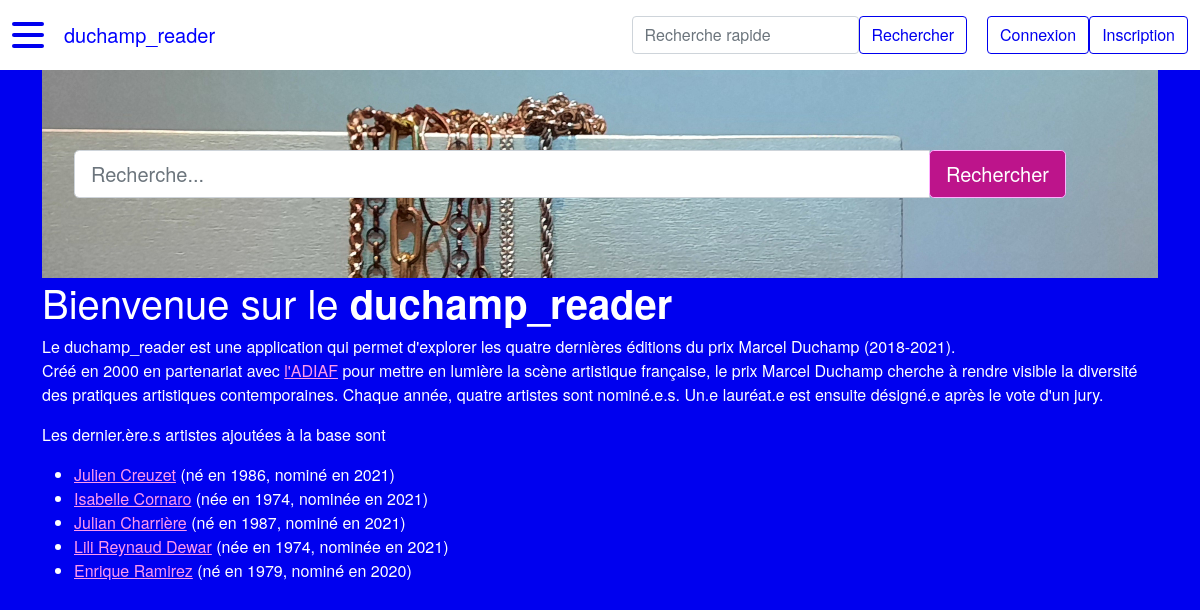
Before: / with the older database file.
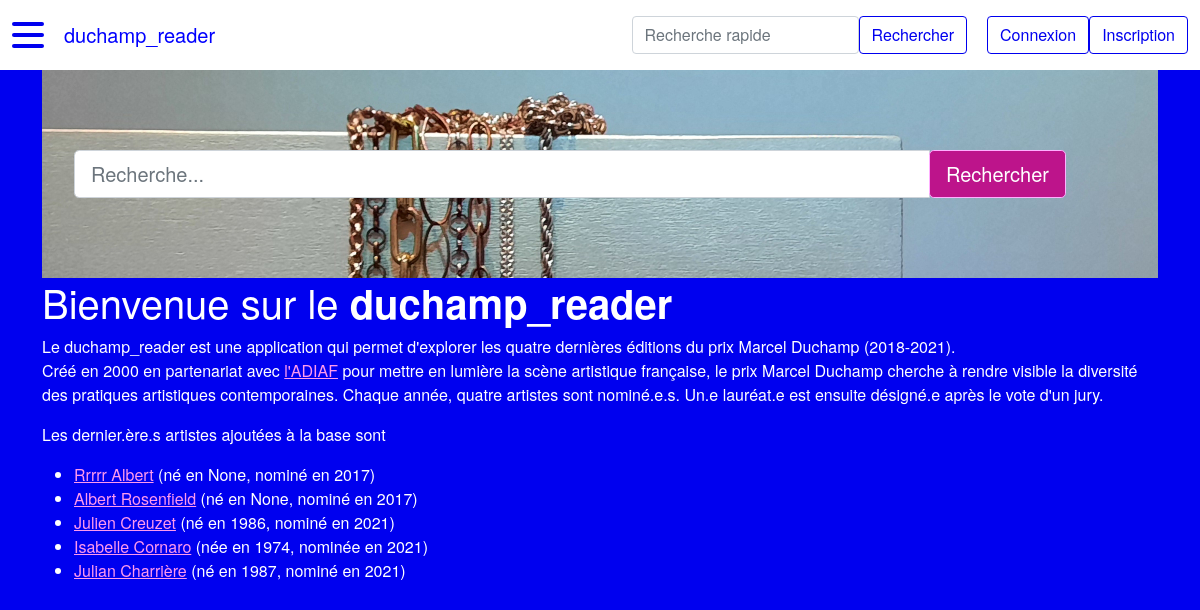
After: the same page with the newer database file.
### duchamp_reader/modeles/classes_generic.py (models this page shows, shortened)
class Artiste(db.Model):
    __tablename__ = "artiste"
    id = db.Column(db.Integer, unique=True, nullable=False, primary_key=True, autoincrement=True)
    nom = db.Column(db.Text, nullable=False)
    prenom = db.Column(db.Text, nullable=False)
    annee_naissance = db.Column(db.Integer) # format YYYY
    genre = db.Column(db.String(1))  # M : masculin, F : femme, A : autre/non-binaire
    id_wikidata = db.Column(db.Text, unique=True)
    id_ville_naissance = db.Column(db.Integer, db.ForeignKey("ville.id"))
    id_ville_residence = db.Column(db.Integer, db.ForeignKey("ville.id"))
    classname = db.Column(db.Text, nullable=False, default="artiste")
    authorship = db.relationship("AuthorshipArtiste", back_populates="artiste")
    represent = db.relationship("RelationRepresente", back_populates="artiste")
    ville_naissance = db.relationship("Ville", foreign_keys=[id_ville_naissance],
                                      backref="artiste_ville_naissance", uselist=False)
    ville_residence = db.relationship("Ville", foreign_keys=[id_ville_residence],
                                      backref="artiste_ville_residence", uselist=False)
    nomination = db.relationship("Nomination", back_populates="artiste", uselist=False)
    @hybrid.hybrid_property
    def full(self):
        return self.prenom + " " + self.nom

class Nomination(db.Model):
    __tablename__ = "nomination"
    id = db.Column(db.Integer, unique=True, nullable=False, primary_key=True, autoincrement=True)
    annee = db.Column(db.Integer, nullable=False) # format YYYY
    laureat = db.Column(db.Boolean, nullable=False, default=0) # 1 si lauréat, 0 si non
    id_artiste = db.Column(db.Integer, db.ForeignKey("artiste.id"), nullable=False)
    id_theme = db.Column(db.Integer, db.ForeignKey("theme.id"), nullable=False)
    classname = db.Column(db.Text, nullable=False, default="nomination")
    authorship = db.relationship("AuthorshipNomination", back_populates="nomination")
    artiste = db.relationship("Artiste", back_populates="nomination")
    theme = db.relationship("Theme", back_populates="nomination", uselist=False)

### duchamp_reader/routes.py (the view)
@app.route("/")
def accueil():
    artistes = Artiste.query.order_by(Artiste.id.desc()).limit(5).all()
    return render_template("pages/accueil.html", artistes=artistes,
                           last_nominations=last_nominations, last_artistes=last_artistes, last_galeries=last_galeries,
                           last_themes=last_themes, last_villes=last_villes)

### duchamp_reader/templates/pages/accueil.html
{% extends "conteneur.html" %}
{% block homesearch %}
    {% include "partials/recherche.html" %}
{% endblock %}
{% block corps %}
    <h1>Bienvenue sur le <strong>duchamp_reader</strong></h1>
    <p>Le duchamp_reader est une application qui permet d'explorer les quatre dernières
        éditions du prix Marcel Duchamp (2018-2021).<br>
        Créé en 2000 en partenariat avec <a href="https://www.adiaf.com/">l'ADIAF</a>
        pour mettre en lumière la scène artistique française, le prix Marcel Duchamp cherche
        à rendre visible la diversité des pratiques artistiques contemporaines. Chaque année,
        quatre artistes sont nominé.e.s. Un.e lauréat.e est ensuite désigné.e après le vote
        d'un jury.</p>
    {% if artistes %}
        <p>Les dernier.ère.s artistes ajoutées à la base sont</p>
        <ul>
        {% for artiste in artistes %}
            <li>
                <a href="{{ url_for('artiste_main', id_artiste=artiste.id) }}">{{artiste.full}}</a>
                ({% if artiste.genre == "F" %}née{% elif artiste.genre == "A" %}né.e{% else %}né{% endif %} en {{artiste.annee_naissance}},
                {% if artiste.genre == "F" %}nominée{% elif artiste.genre == "A" %}nominé.e{% else %}nominé{% endif %} en {{artiste.nomination.annee}})
            </li>
        {% endfor %}
        </ul>
    {% else %}
        <p>La base de données est en cours de constitution. Des données doivent encore être ajoutées.</p>
    {% endif %}
{% endblock %}

Changed rows visible on the page:
no longer on this page (row unchanged): Artiste: full "Lili Reynaud Dewar", genre "née", annee_naissance "1974", nomination.annee "2021"
no longer on this page (row unchanged): Artiste: full "Enrique Ramirez", genre "né", annee_naissance "1979", nomination.annee "2020"
added Artiste: full "Rrrrr Albert", shows "né", annee_naissance "None", shows "nominé", nomination.annee "2017"
added Artiste: full "Albert Rosenfield", shows "né", annee_naissance "None", shows "nominé", nomination.annee "2017"
